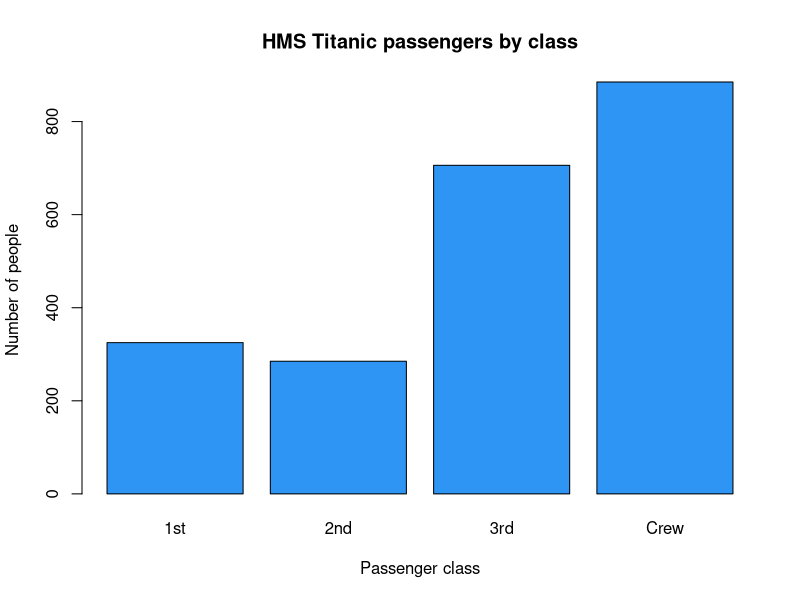
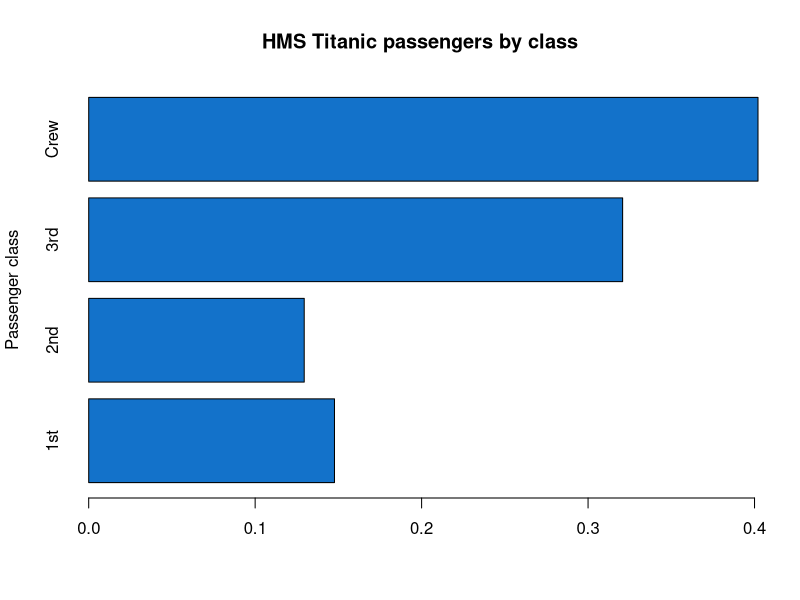
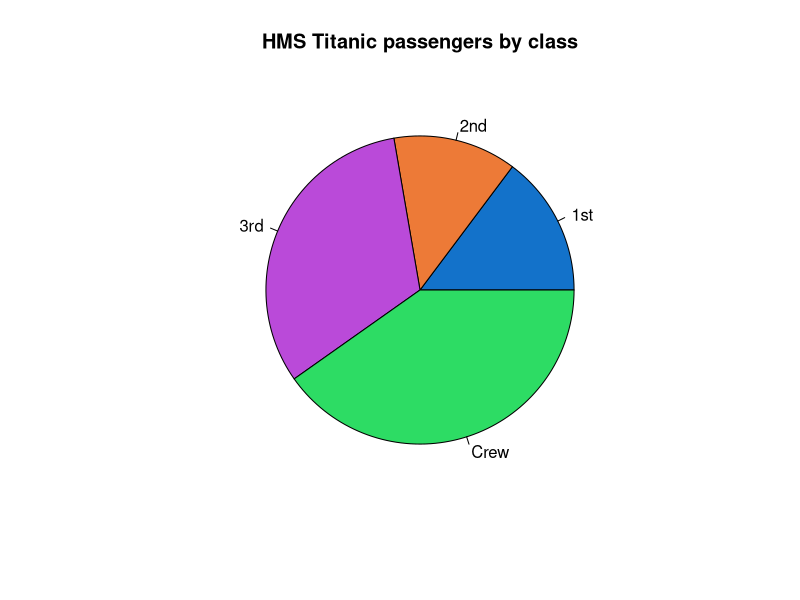
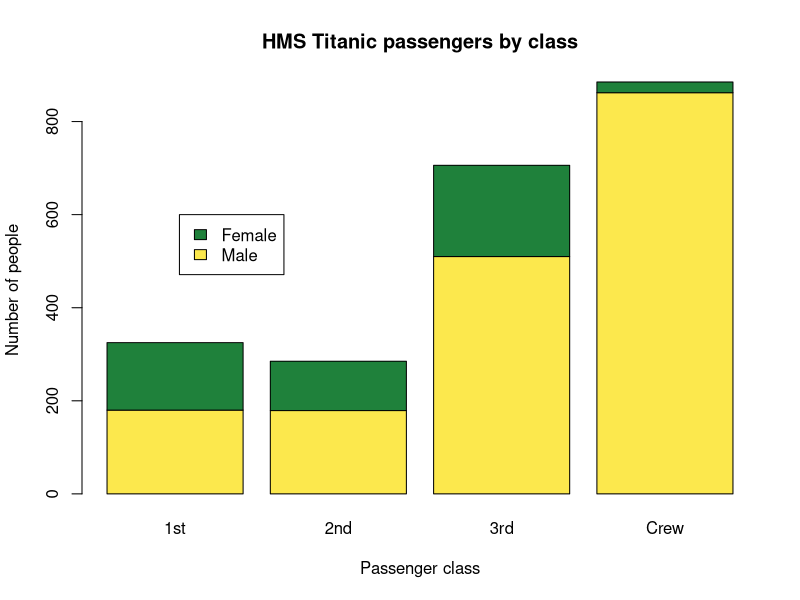
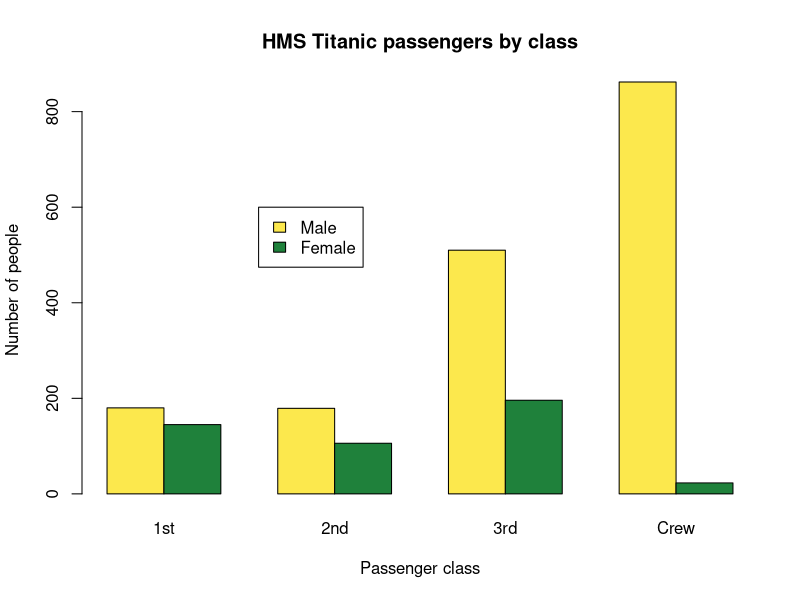

Write the R code that produced these figures, in order. (Note: this script raises an error after producing the figures.)
data(Titanic)
d1 <- as.data.frame(Titanic)
d <- d1[rep(seq_len(nrow(d1)), d1$Freq),1:4]
row.names(d) <- NULL


plot(d$Class,col='#2f95f5', xlab='Passenger class', main='HMS Titanic passengers by class', ylab = 'Number of people' )

barplot(prop.table(table(d$Class)),col='#1372ca', ylab='Passenger class', main='HMS Titanic passengers by class', xylab = 'Proportion of people',horiz=T )

pie(prop.table(table(d$Class)),col=c('#1372ca','#ed7a37','#ba4ad9','#2ddc64'), main='HMS Titanic passengers by class' )

barplot(table(d$Sex,d$Class),
args.legend =list(x=1.5,y=600) ,xlab='Passenger class', main='HMS Titanic passengers by class', ylab = 'Number of people', col=c('#fce84d','#1f813b'),legend.text=c('Male','Female') )
barplot(table(d$Sex,d$Class),
args.legend =list(x=5.5,y=600) , beside=T,xlab='Passenger class', main='HMS Titanic passengers by class', ylab = 'Number of people', col=c('#fce84d','#1f813b'),legend.text=c('Male','Female') )


plot(density(na.omit(cen$age)),type='l', main='Age distribution of village TZ',xlab='Age', yla='Density', col='#f07373')
plot(density(na.omit(cen$age), kernel='triangular'),type='l', main='Age distribution of village TZ',xlab='Age', yla='Density', col='#f07373')

plot(density(na.omit(cen$age), n=20),type='l', main='Age distribution of village TZ',xlab='Age', yla='Density', col='#f07373')

data(AirPassengers )
d <- AirPassengers
plot(d,type='l',main='Monthly Airline passengers', ylab='Number of passengers')

plot(d,type='b',main='Monthly Airline passengers', ylab='Number of passengers')

plot(d,type='s',main='Monthly Airline passengers', ylab='Number of passengers')

plot(d,type='h',main='Monthly Airline passengers', ylab='Number of passengers')

plot(iris$Petal.Length, iris$Sepal.Length,pch=20, main='Relationship between petal and sepal length in irises', ylab='Sepal length (cm)', xlab='Petal length (cm)')

i1 <- iris[iris$Species=='versicolor',]
i2 <- iris[iris$Species=='setosa',]
i3 <- iris[iris$Species=='virginica',]
plot(i1$Petal.Length, i1$Sepal.Length,pch=20,xlim = c(1,7), ylim=c(4.5,8), main='Relationship between petal and sepal length in irises', ylab='Sepal length (cm)', xlab='Petal length (cm)', col='#f5e621')
points(i2$Petal.Length, i2$Sepal.Length,pch=20, col='#72f521')
points(i3$Petal.Length, i3$Sepal.Length,pch=20,  col='#f59921')
legend(1,8,title='Species',legend=c('Versicolor','Setosa','Virginica'), fill=c('#f5e621','#72f521','#f59921'))
